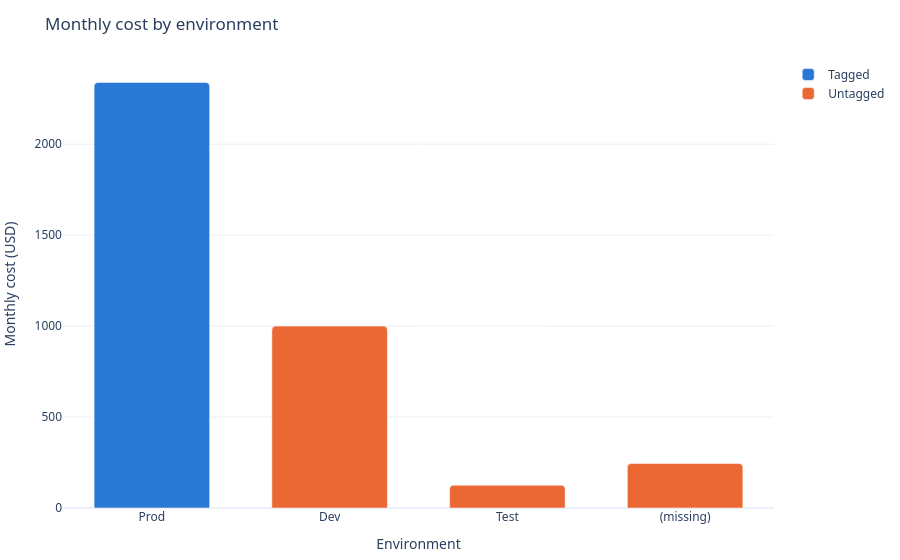

Notebook cell for this chart:
### Markdown cell above
### 4.4 Cost by environment

### Code cell
by_env = (df.assign(Environment=df["Environment"].fillna("(missing)"))
            .groupby(["Environment", "Status"], as_index=False)["MonthlyCostUSD"].sum())
fig = px.bar(by_env, x="Environment", y="MonthlyCostUSD", color="Status",
             color_discrete_map=COLORS, title="Monthly cost by environment",
             category_orders={"Environment": ["Prod", "Dev", "Test", "(missing)"], "Status": ["Tagged", "Untagged"]},
             labels={"MonthlyCostUSD": "Monthly cost (USD)"})
style(fig, bargap=0.35).show()

### Figure 1 — Plotly figure (JSON) as saved in the notebook; plotly's stock layout.template omitted (floating-point values rounded to 4 significant figures)
{"data": [{"hovertemplate": "Status=Tagged<br>Environment=%{x}<br>Monthly cost (USD)=%{y}<extra></extra>", "legendgroup": "Tagged", "marker": {"color": "#2a78d6", "pattern": {"shape": ""}}, "name": "Tagged", "orientation": "v", "showlegend": true, "textposition": "auto", "type": "bar", "x": ["Prod"], "xaxis": "x", "y": [2340.0], "yaxis": "y"}, {"hovertemplate": "Status=Untagged<br>Environment=%{x}<br>Monthly cost (USD)=%{y}<extra></extra>", "legendgroup": "Untagged", "marker": {"color": "#eb6834", "pattern": {"shape": ""}}, "name": "Untagged", "orientation": "v", "showlegend": true, "textposition": "auto", "type": "bar", "x": ["(missing)", "Dev", "Test"], "xaxis": "x", "y": [245.0, 1000.0, 125.0], "yaxis": "y"}], "layout": {"barcornerradius": 4, "bargap": 0.35, "barmode": "relative", "font": {"family": "Segoe UI, Arial"}, "legend": {"title": {"text": ""}, "tracegroupgap": 0}, "margin": {"b": 10, "l": 10, "r": 10, "t": 60}, "title": {"text": "Monthly cost by environment"}, "xaxis": {"anchor": "y", "categoryarray": ["Prod", "Dev", "Test", "(missing)"], "categoryorder": "array", "domain": [0.0, 1.0], "title": {"text": "Environment"}}, "yaxis": {"anchor": "x", "domain": [0.0, 1.0], "title": {"text": "Monthly cost (USD)"}}}}
